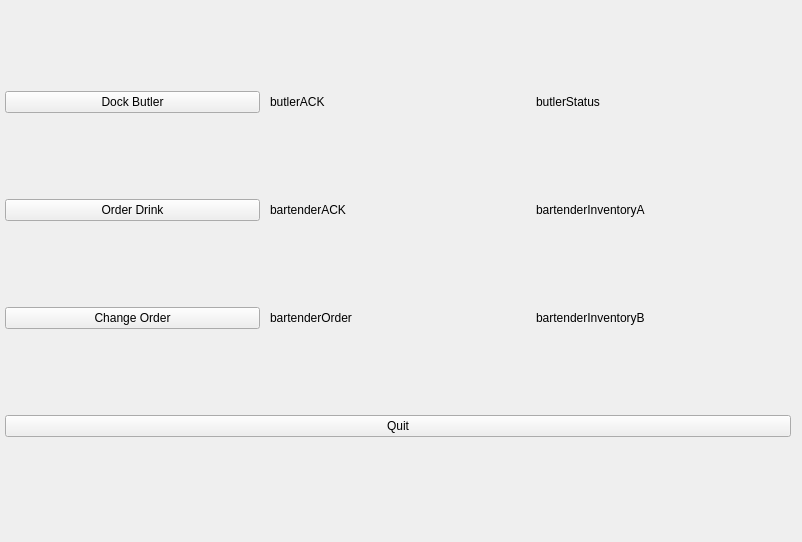
<?xml version="1.0" encoding="UTF-8"?>
<ui version="4.0">
 <class>Form</class>
 <widget class="QWidget" name="Form">
  <property name="geometry">
   <rect>
    <x>0</x>
    <y>0</y>
    <width>802</width>
    <height>542</height>
   </rect>
  </property>
  <property name="windowTitle">
   <string>Form</string>
  </property>
  <widget class="QWidget" name="gridLayoutWidget">
   <property name="geometry">
    <rect>
     <x>0</x>
     <y>10</y>
     <width>791</width>
     <height>511</height>
    </rect>
   </property>
   <layout class="QGridLayout" name="gridLayout" rowstretch="0,0,0,0,0,0,0">
    <property name="sizeConstraint">
     <enum>QLayout::SetDefaultConstraint</enum>
    </property>
    <property name="leftMargin">
     <number>5</number>
    </property>
    <property name="horizontalSpacing">
     <number>10</number>
    </property>
    <property name="verticalSpacing">
     <number>5</number>
    </property>
    <item row="1" column="1">
     <widget class="QLabel" name="label">
      <property name="text">
       <string>bartenderACK</string>
      </property>
     </widget>
    </item>
    <item row="0" column="1">
     <widget class="QLabel" name="label_2">
      <property name="text">
       <string>butlerACK</string>
      </property>
     </widget>
    </item>
    <item row="2" column="2">
     <widget class="QLabel" name="label_6">
      <property name="text">
       <string>bartenderInventoryB</string>
      </property>
     </widget>
    </item>
    <item row="0" column="2">
     <widget class="QLabel" name="label_4">
      <property name="text">
       <string>butlerStatus</string>
      </property>
     </widget>
    </item>
    <item row="2" column="0">
     <widget class="QPushButton" name="pushButton_2">
      <property name="text">
       <string>Change Order</string>
      </property>
     </widget>
    </item>
    <item row="5" column="0" colspan="3">
     <widget class="QPushButton" name="pushButton_4">
      <property name="sizePolicy">
       <sizepolicy hsizetype="Minimum" vsizetype="Fixed">
        <horstretch>0</horstretch>
        <verstretch>0</verstretch>
       </sizepolicy>
      </property>
      <property name="text">
       <string>Quit</string>
      </property>
     </widget>
    </item>
    <item row="0" column="0">
     <widget class="QPushButton" name="pushButton_3">
      <property name="text">
       <string>Dock Butler</string>
      </property>
     </widget>
    </item>
    <item row="2" column="1">
     <widget class="QLabel" name="label_3">
      <property name="text">
       <string>bartenderOrder</string>
      </property>
     </widget>
    </item>
    <item row="1" column="2">
     <widget class="QLabel" name="label_5">
      <property name="text">
       <string>bartenderInventoryA</string>
      </property>
     </widget>
    </item>
    <item row="1" column="0">
     <widget class="QPushButton" name="pushButton">
      <property name="sizePolicy">
       <sizepolicy hsizetype="Minimum" vsizetype="Fixed">
        <horstretch>0</horstretch>
        <verstretch>0</verstretch>
       </sizepolicy>
      </property>
      <property name="layoutDirection">
       <enum>Qt::LeftToRight</enum>
      </property>
      <property name="text">
       <string>Order Drink</string>
      </property>
     </widget>
    </item>
   </layout>
  </widget>
 </widget>
 <resources/>
 <connections>
  <connection>
   <sender>pushButton_4</sender>
   <signal>clicked()</signal>
   <receiver>Form</receiver>
   <slot>close()</slot>
   <hints>
    <hint type="sourcelabel">
     <x>395</x>
     <y>438</y>
    </hint>
    <hint type="destinationlabel">
     <x>400</x>
     <y>270</y>
    </hint>
   </hints>
  </connection>
  <connection>
   <sender>pushButton</sender>
   <signal>clicked()</signal>
   <receiver>label_3</receiver>
   <slot>clear()</slot>
   <hints>
    <hint type="sourcelabel">
     <x>130</x>
     <y>212</y>
    </hint>
    <hint type="destinationlabel">
     <x>395</x>
     <y>325</y>
    </hint>
   </hints>
  </connection>
 </connections>
</ui>
